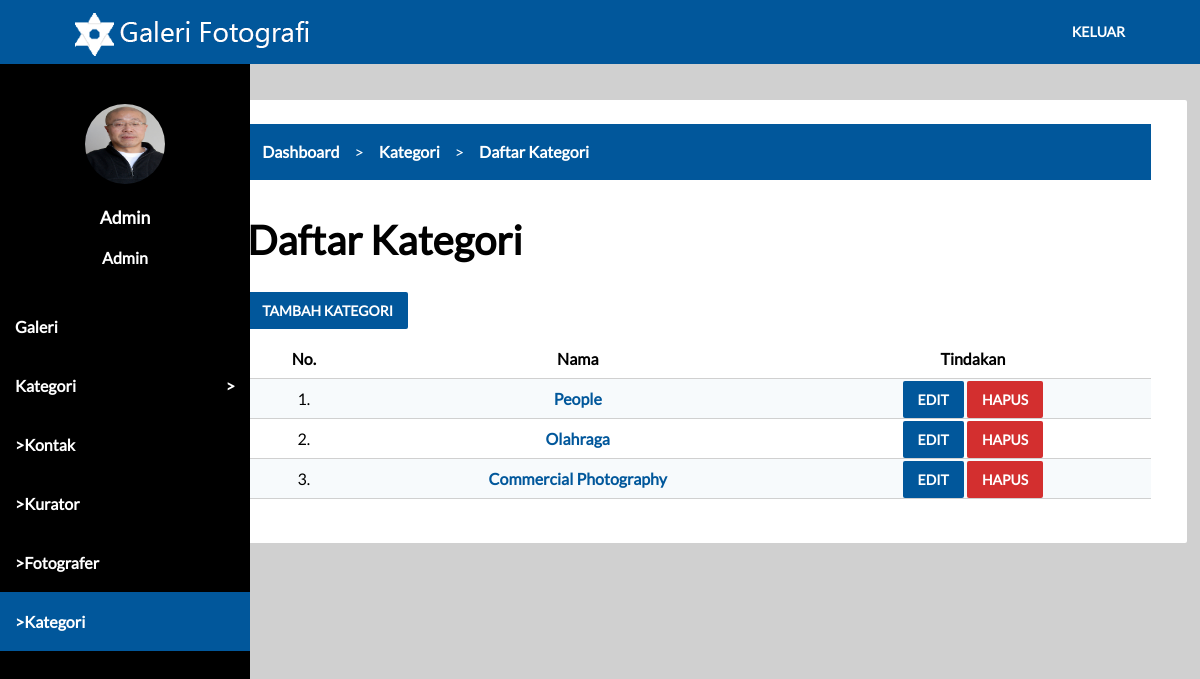
/dashboard.php?p=kategori (signed in), run on the app's committed database.
### tables this page shows
CREATE TABLE `roles` (
  `id` int(10) NOT NULL,
  `nama` varchar(255) NOT NULL
);

CREATE TABLE `kategori` (
  `id` int(10) NOT NULL,
  `nama` varchar(255) NOT NULL
);

### koneksi.php (called while the page is built, shortened)
<?php
$url = $_SERVER['HTTP_HOST'].$_SERVER['REQUEST_URI'];
function getUrl($val)
{
  global $url;
  return stristr($url,$val);
}
?>

### tampilan/admin/kategori/all.php (the view)
<?php
$kategori = $koneksi->prepare('select *from kategori order by id desc');
$kategori->execute();
$data_kategori = $kategori->fetchAll();
?>
<div class="card-panel">
  <div class="row">
    <div class="col s12">
      <div class="breadcrumb">
        <ul>
          <li><a href="dashboard.php">Dashboard</a></li>
          <li><a href="dashboard.php?p=kategori">Kategori</a></li>
          <li><a href="dashboard.php?p=kategori&m=all">Daftar Kategori</a></li>
        </ul>
      </div>
    </div>
  </div>
  <div class="row">
    <div class="col s12">
      <h2>Daftar Kategori</h2>
    </div>
  </div>
  <div class="row">
    <div class="col s12">
      <a href="dashboard.php?p=kategori&m=add" class="btn">Tambah Kategori</a>
    </div>
  </div>
  <div class="row">
    <div class="col s12">
      <table>
        <thead>
          <tr>
            <th>No.</th>
            <th>Nama</th>
            <th>Tindakan</th>
          </tr>
        </thead>
        <tbody>
          <?php
          $no = 1;
          foreach ($data_kategori as $data_kategori_key => $data_kategori_value) {
          ?>
          <tr>
            <td><?php echo $no++; ?>.</td>
            <td><a href="dashboard.php?p=kategori&m=detail&id=<?php echo $data_kategori_value['id']; ?>" class="link-text"><?php echo $data_kategori_value['nama']; ?></a></td>
            <td>
              <a href="dashboard.php?p=kategori&m=edit&id=<?php echo $data_kategori_value['id']; ?>" class="btn">Edit</a>
              <a href="proses/admin/kategori/delete.php?id=<?php echo $data_kategori_value['id']; ?>" class="btn red" onclick="return confirm('Apakah anda yakin ingin menghapus kategori <?php echo $data_kategori_value['nama']; ?>?')">Hapus</a>
            </td>
          </tr>
          <?php
          }
          ?>
        </tbody>
      </table>
    </div>
  </div>
</div>

### side-dashboard.php (shortened to what this page needs)
<aside>
  <div class="aside-profile">
    <div class="row center">
      <div class="col s12">
        <img src="assets/img/users/<?php echo $data_user_mapping['foto']; ?>" class="circle" width="80" height="80">
      </div>
    </div>
    <div class="row center">
      <div class="col s12">
        <a href="javascript:void(0)" class="aside-profile-name"><?php echo $data_user_mapping['nama']; ?></a>
      </div>
    </div>
    <div class="row center">
      <div class="col s12">
        <span class="aside-profile-role"><?php echo $data_role_dash['nama']; ?></span>
      </div>
    </div>
  </div>
  <ul>
    <li><a href="dashboard.php?p=karya">Galeri</a></li>
    <li><a href="javascript:void(0)" id="open-submenu">Kategori</a>
    </li>
    <?php
    if ($data_user['role_id']==1) {
    ?>
    <li><a href="dashboard.php?p=kontak" class="<?php if(getUrl('dashboard.php?p=kontak')==true){echo "active"; } ?>">>Kontak</a></li>
    <li><a href="dashboard.php?p=kurator" class="<?php if(getUrl('dashboard.php?p=kurator')==true){echo "active"; } ?>">>Kurator</a></li>
    <li><a href="dashboard.php?p=fotografer" class="<?php if(getUrl('dashboard.php?p=fotografer')==true){echo "active"; } ?>">>Fotografer</a></li>
    <li><a href="dashboard.php?p=kategori" class="<?php if(getUrl('dashboard.php?p=kategori')==true){echo "active"; } ?>">>Kategori</a></li>
    <?php
    }
    elseif ($data_user['role_id']==2) {
    ?>
    <li><a href="dashboard.php?p=profile" class="<?php if(getUrl('dashboard.php?p=profile')==true){echo "active"; } ?>">><?php echo $data_user_mapping['nama'] ?></a></li>
    <?php
    }
    elseif ($data_user['role_id']==3) {
    ?>
    <li><a href="dashboard.php?p=profile" class="<?php if(getUrl('dashboard.php?p=profile')==true){echo "active"; } ?>"><?php echo $data_user_mapping['nama'] ?></a></li>
    <?php
    }
    ?>
  </ul>
</aside>

### assets/css/main.css (style rules this page uses)
.center { text-align: center; }
.circle { border-radius: 100%; }
ul { list-style-type: none; padding: 0; margin: 0; }
a { text-decoration: none; outline: none; }
body { overflow-x: hidden; margin: 0; padding: 0; font-family: Lato; font-size: 1rem; }
.row { margin-left: auto; margin-right: auto; margin-bottom: 20px; }
.row:after { clear: both; content: ""; display: table; }
.row .col { float: left; min-height: 1px; box-sizing: border-box; padding: 0 .75rem; }
.row .col.s12 { width: 100%; left: auto; right: auto; margin-left: auto; }
.card-panel { padding: 24px; overflow: hidden; background-color: #fff; display: block; border-radius: 2px; }
aside { display: block; width: 250px; height: 100%; position: fixed; left: 0; top: 64px; z-index: 99; background-color: #000; }
aside ul li { list-style-type: none; padding: 0; margin: 0; }
aside ul a { display: block; padding: 20px 15px; color:#fff; font-weight: 600; transition: background-color .2s ease-out; }
.grey { background-color: #d0d0d0; }
.btn { cursor: pointer; border-radius: 2px; transition: background-color .2s ease-out; background-color: #01579b; outline: none; border: none; font-family: Lato; text-transform: uppercase; font-size: 14px; padding: 10px 15px; color: #fff; font-weight: 600; }
.red { background-color: #d32f2f; }
.breadcrumb { display: block; width: 100%; background-color: #01579b; }
.breadcrumb ul { height: 56px; line-height: 56px; margin: 0; padding: 0; list-style-type: none; }
.breadcrumb ul li { float: left; }
.breadcrumb ul a { font-weight: 600; color:#fff; font-size: 1rem; padding: 0 15px; }
.breadcrumb ul li:after { content: ">"; color: #fff; }
.breadcrumb ul li:last-child:after { content: ""; }
.dashboard h2 { margin-top: 1rem; margin-bottom: 1rem; font-size: 2.5rem; }
.aside-profile { padding: 40px 0 10px; }
.aside-profile-name { color:#fff; font-weight: 600; font-size: 1.1rem; }
.aside-profile-role { color: #fff; font-weight: 600; font-size: 1rem; }
#open-submenu:after { float: right; content: ">"; }
table { width: 100%; border-collapse: collapse; border-spacing: 0; text-align: center; }
td,th { padding: 10px 15px; }
tr { border-bottom: 1px solid #d0d0d0; }
tbody>tr:nth-of-type(odd) { background-color: #f7fafc; }
.link-text { font-weight: 600; color: #01579b; }
aside .active { background-color: #01579b; }

### data on the page
roles: nama "Admin"
kategori: nama "People"
kategori: nama "Olahraga"
kategori: nama "Commercial Photography"

### other printed values
$data_user_mapping['nama'] "Admin"
